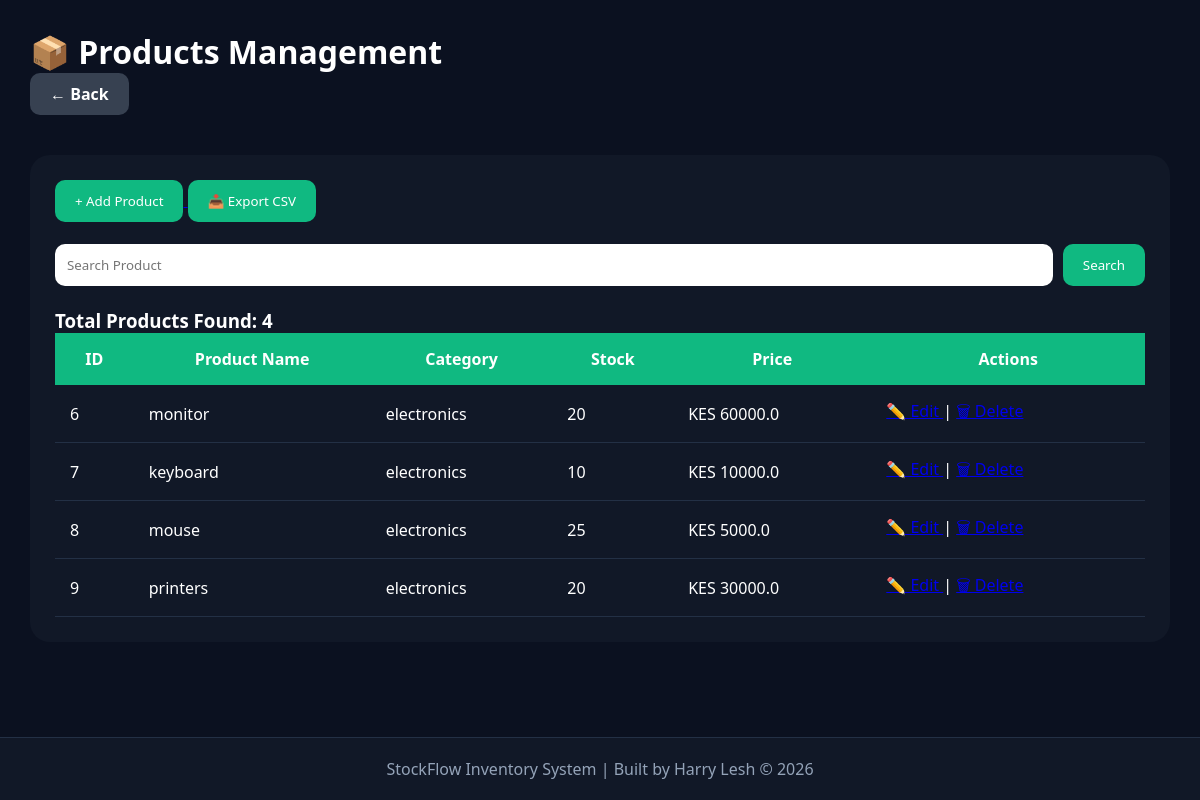
Screenshot of /products (signed in) with the database file from the repository.
### tables this page shows
CREATE TABLE products(
        id INTEGER PRIMARY KEY AUTOINCREMENT,
        name TEXT NOT NULL,
        category TEXT NOT NULL,
        stock INTEGER NOT NULL,
        price REAL NOT NULL
    );

### app.py (the view)
@app.route("/products")
def products():
    if "user" not in session:
        return redirect("/")
    search = request.args.get("search", "")
    conn = sqlite3.connect("database.db")
    cursor = conn.cursor()
    if search:
        cursor.execute(
            "SELECT * FROM products WHERE name LIKE ?",
            ('%' + search + '%',)
        )
    else:
        cursor.execute(
            "SELECT * FROM products"
        )
    products = cursor.fetchall()
    conn.close()
    return render_template(
        "products.html",
        products=products
    )

### templates/products.html (shortened to what this page needs)
{% extends "layout.html" %}
{% block content %}
<div class="page-container">
    <h1>📦 Products Management</h1>
    <a href="javascript:history.back()" class="back-btn">
        ← Back
    </a>
    <div class="table-card">
        <a href="/add-product">
            <button class="btn-green">
                + Add Product
            </button>
        </a>
        <a href="/export-products">
            <button class="btn-green">
                📥 Export CSV
            </button>
        </a>
        <br><br>
        <form method="GET" action="/products">
            <input type="text" name="search" placeholder="Search Product">
            <button class="btn-green">
                Search
            </button>
        </form>
        <br>
        <h3>Total Products Found: {{ products|length }}</h3>
        <table>
            <thead>
                <tr>
                    <th>ID</th>
                    <th>Product Name</th>
                    <th>Category</th>
                    <th>Stock</th>
                    <th>Price</th>
                    <th>Actions</th>
                </tr>
            </thead>
            <tbody>
                {% for product in products %}
                <tr>
                    <td>{{ product[0] }}</td>
                    <td>{{ product[1] }}</td>
                    <td>{{ product[2] }}</td>
                    <td>
                        {% if product[3] < 10 %} ⚠️ {{ product[3] }} {% else %} {{ product[3] }} {% endif %} </td>
                    <td>
                        KES {{ product[4] }}
                    </td>
                    <td>
                        <a href="/edit-product/{{ product[0] }}">
                            ✏️ Edit
                        </a>
                        |
                        <a href="/delete-product/{{ product[0] }}" onclick="return confirm('Delete this product?')">
                        </a>
                    </td>
                </tr>
                {% endfor %}
            </tbody>
        </table>
    </div>
</div>
{% endblock %}

### templates/layout.html (shortened to what this page needs)
<!DOCTYPE html>
<html lang="en">
<head>
    <link rel="stylesheet" href="{{ url_for('static', filename='css/style.css') }}">
    <link rel="stylesheet" href="https://cdnjs.cloudflare.com/ajax/libs/font-awesome/6.5.1/css/all.min.css">
</head>
<body>
    {% block content %}
    {% endblock %}
    <footer class="footer">
        <p>StockFlow Inventory System | Built by Harry Lesh © 2026</p>
    </footer>
</body>
</html>

### static/css/style.css (style rules this page uses)
* { margin: 0; padding: 0; box-sizing: border-box; font-family: 'Segoe UI', sans-serif; }
body { background: #0b1120; color: white; min-height: 100vh; display: flex; flex-direction: column; }
.page-container { padding: 30px; }
.table-card { background: #111827; padding: 25px; border-radius: 20px; margin-top: 20px; }
table { width: 100%; border-collapse: collapse; }
th { background: #10b981; padding: 15px; }
td { padding: 15px; border-bottom: 1px solid #233045; }
.btn-green { background: #10b981; color: white; border: none; padding: 12px 20px; border-radius: 10px; cursor: pointer; }
form { display: flex; gap: 10px; }
form input { flex: 1; padding: 12px; border: none; border-radius: 10px; }
.footer { text-align: center; padding: 20px; background: #111827; color: #94a3b8; margin-top: 40px; border-top: 1px solid #233045; }
.footer { margin-top: auto; text-align: center; padding: 20px; background: #111827; color: #94a3b8; border-top: 1px solid #233045; }
.back-btn { display: inline-block; margin-bottom: 20px; padding: 10px 20px; background: #374151; color: white; text-decoration: none; border-radius: 10px; transition: .3s; font-weight: 600; }

### rows the page displays
products: id "6", name "monitor", category "electronics", stock "20", price "60000.0"
products: id "7", name "keyboard", category "electronics", stock "10", price "10000.0"
products: id "8", name "mouse", category "electronics", stock "25", price "5000.0"
products: id "9", name "printers", category "electronics", stock "20", price "30000.0"

### other values shown
{{ products|length }} "4"
